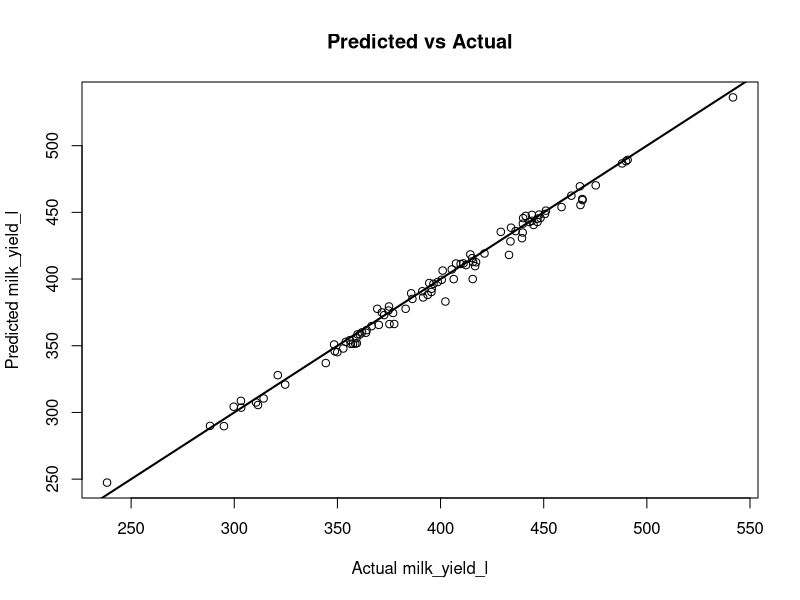
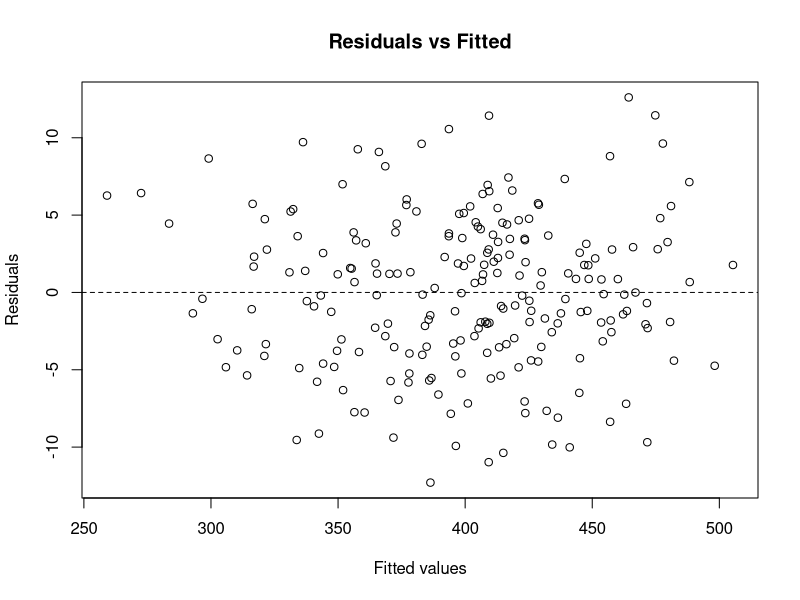

Here is the R script that generated these plots, in order:
# ---------- Packages ----------
library(readr)

# Load data 
Animal_data <- read_csv("Animal_data.csv")

# Outcome and predictors 
# Predict milk_yield_l from the same 
preds <- c(
  "feed_intake_kg","age_months","body_weight_kg","pasture_quality_index",
  "lactation_days","herd_size","temp_c","humidity_pct","protein_pct_feed",
  "energy_density_mjkg","vet_visits_per_year","parasite_index",
  "age_group","weight_category","pasture_rating","temperature_category"
)

# Categorical predictors
cat_vars <- c("age_group","weight_category","pasture_rating","temperature_category")

# Drop incomplete rows (outcome + predictors) 
Animal_data <- Animal_data[complete.cases(Animal_data[, c("milk_yield_l", preds)]), ]


# Train/test split (70/30) 
set.seed(42)
idx   <- sample(seq_len(nrow(Animal_data)), size = floor(0.7 * nrow(Animal_data)))
train <- Animal_data[idx, ]
test  <- Animal_data[-idx, ]

# Ensure categorical consistency between train and test 
# Trim whitespace and align factor levels; map unseen test levels to a baseline
for (v in intersect(cat_vars, names(train))) {
  train[[v]] <- trimws(as.character(train[[v]]))
  test[[v]]  <- trimws(as.character(test[[v]]))
  tr_lv <- sort(unique(train[[v]]))
  test[[v]][!(test[[v]] %in% tr_lv)] <- tr_lv[1]   # map unseen -> baseline
  train[[v]] <- factor(train[[v]], levels = tr_lv)
  test[[v]]  <- factor(test[[v]],  levels = tr_lv)
}

# Fit linear regression (NO standardization) 
form_reg <- as.formula(paste("milk_yield_l ~", paste(preds, collapse = " + ")))
lm_mod   <- lm(form_reg, data = train)
summary(lm_mod)

# Predict on test 
y_true <- test$milk_yield_l
y_hat  <- predict(lm_mod, newdata = test)

#  Metrics 
rmse <- sqrt(mean((y_true - y_hat)^2))
mae  <- mean(abs(y_true - y_hat))
r2   <- 1 - sum((y_true - y_hat)^2) / sum((y_true - mean(y_true))^2)

cat("RMSE:", round(rmse, 3), "\n")
cat("MAE :", round(mae, 3), "\n")
cat("R²  :", round(r2, 3), "\n")


# Quick diagnostic plots 
# Predicted vs Actual
plot(y_true, y_hat,
     xlab = "Actual milk_yield_l",
     ylab = "Predicted milk_yield_l",
     main = "Predicted vs Actual")
abline(0, 1, lwd = 2)

# Residuals vs Fitted
plot(fitted(lm_mod), resid(lm_mod),
     xlab = "Fitted values", ylab = "Residuals",
     main = "Residuals vs Fitted")
abline(h = 0, lty = 2)



